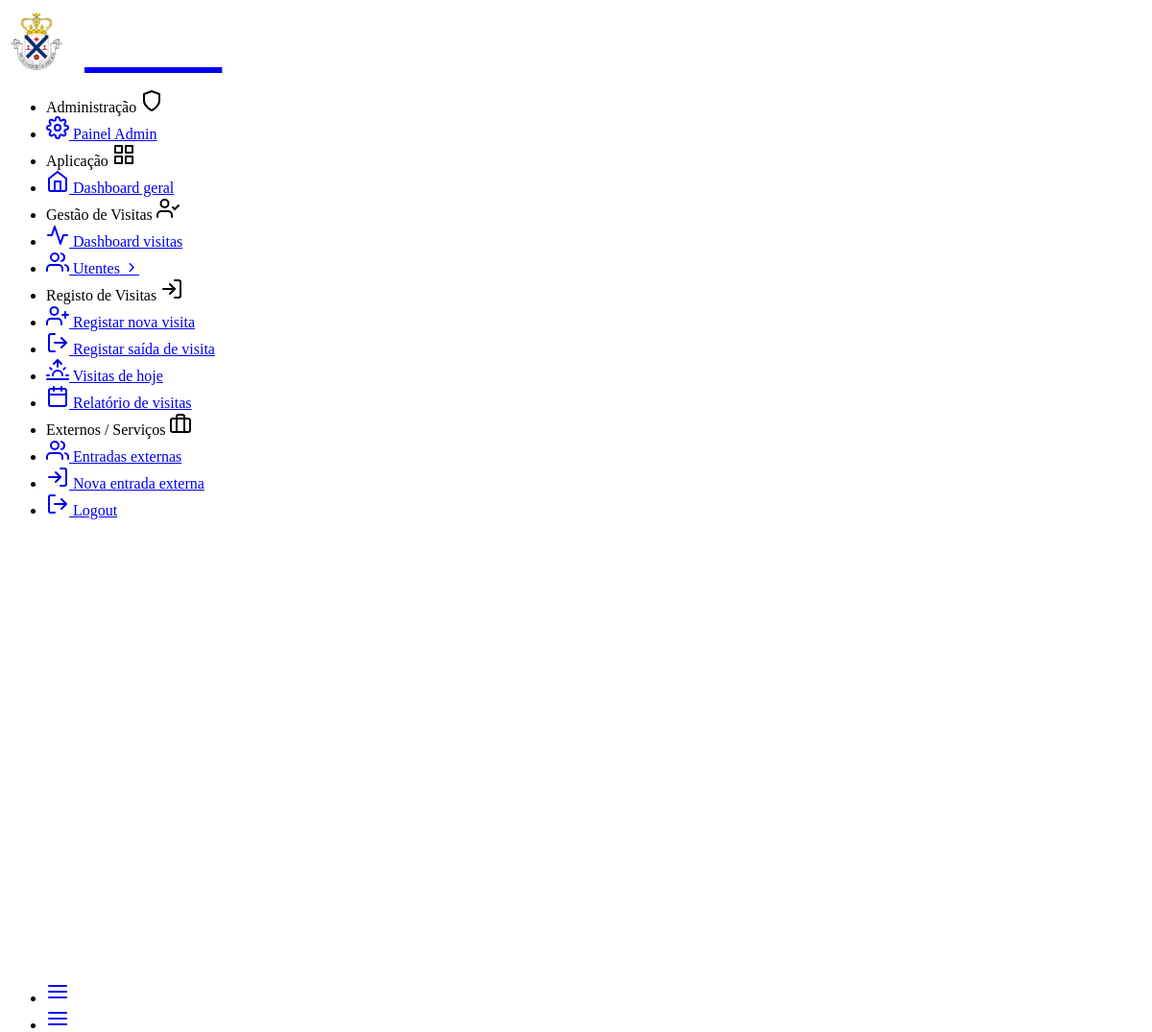
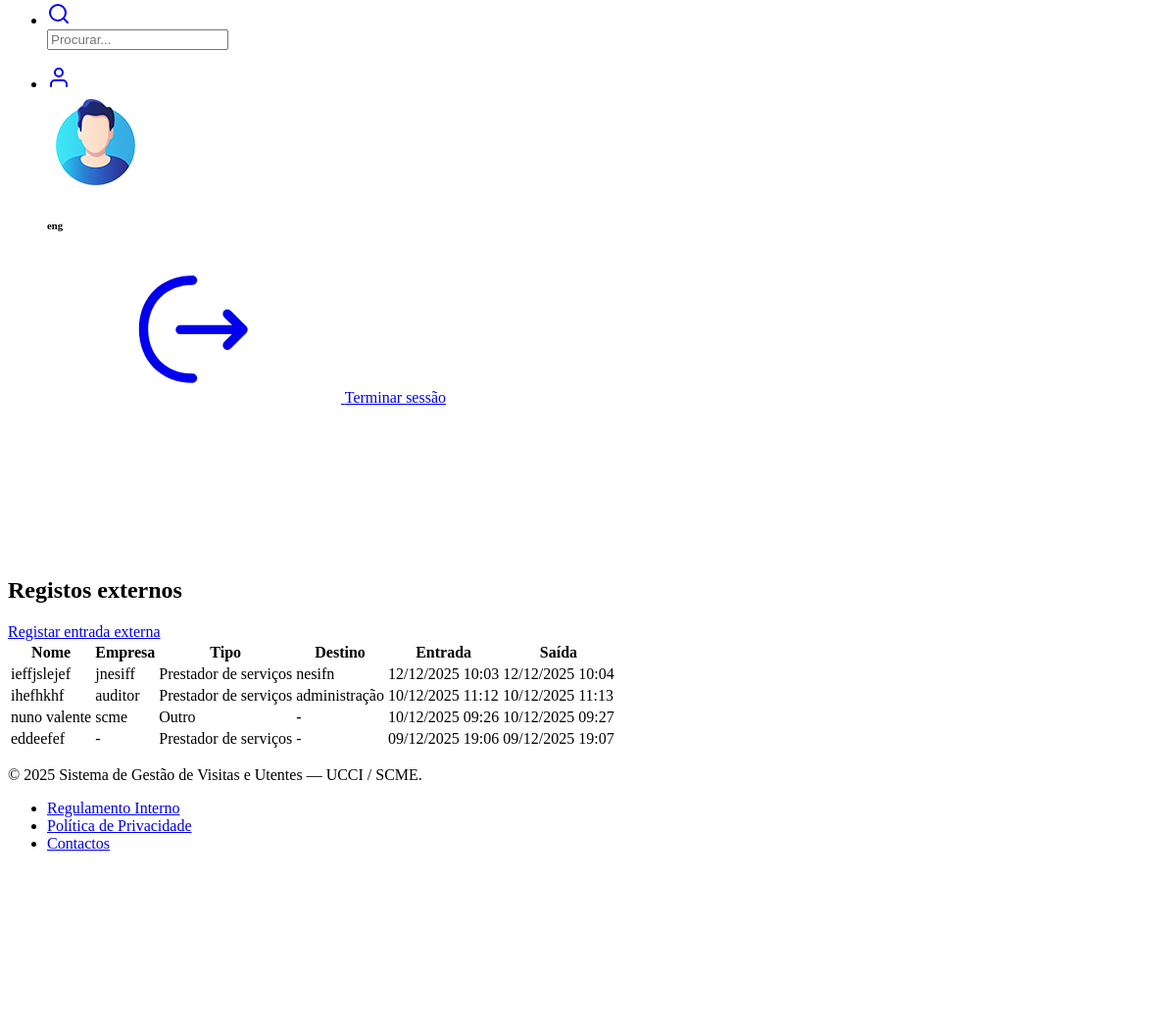
/visitas/externos/ (signed in), run on the app's committed database (2 pictures, top to bottom).
### visitas/models.py (models this page shows, shortened)
class Externo(models.Model):
    tipo_externo = models.CharField(
        max_length=5, choices=TipoExterno.choices, default=TipoExterno.SERVICO
    )
    nome = models.CharField(max_length=200)
    empresa = models.CharField(max_length=150, blank=True, null=True)
    documento_identificacao = models.CharField(max_length=100, blank=True, null=True)
    telefone = models.CharField(max_length=20, blank=True, null=True)
    destino = models.CharField(max_length=150, blank=True, null=True)
    data_hora_entrada = models.DateTimeField(default=timezone.now)
    data_hora_saida = models.DateTimeField(blank=True, null=True)
    motivo = models.CharField(max_length=200, blank=True, null=True)
    observacoes = models.TextField(blank=True, null=True)
    registado_por = models.ForeignKey(
        User, on_delete=models.SET_NULL, blank=True, null=True,
        related_name="externos_registados"
    )
    criado_em = models.DateTimeField(auto_now_add=True)
    atualizado_em = models.DateTimeField(auto_now=True)
    class Meta:
        ordering = ["-data_hora_entrada"]
    @property
    def em_curso(self):
        return self.data_hora_saida is None

### visitas/views.py (the view)
# urls.py: path("externos/", views.lista_externos, name="lista_externos"),
@login_required
def lista_externos(request):
    externos = Externo.objects.all().order_by("-data_hora_entrada")
    return render(request, "visitas/lista_externos.html", {
        "externos": externos,
    })

### templates/visitas/lista_externos.html (shortened to what this page needs)
{% extends "layouts/base.html" %}
{% block content %}
<div class="pc-container">
  <div class="pc-content">
    <div class="d-flex justify-content-between align-items-center mb-3">
      <h2 class="mb-0">Registos externos</h2>
      <a href="{% url 'visitas:registar_entrada_externo' %}" class="btn btn-primary">
        Registar entrada externa
      </a>
    </div>
    <div class="card">
      <div class="card-body table-responsive">
        <table class="table table-hover mb-0">
          <thead>
            <tr>
              <th>Nome</th>
              <th>Empresa</th>
              <th>Tipo</th>
              <th>Destino</th>
              <th>Entrada</th>
              <th>Saída</th>
              <th style="width: 150px;"></th>
            </tr>
          </thead>
          <tbody>
            {% for e in externos %}
            <tr>
              <td>{{ e.nome }}</td>
              <td>{{ e.empresa|default:"-" }}</td>
              <td>{{ e.get_tipo_externo_display }}</td>
              <td>{{ e.destino|default:"-" }}</td>
              <td>{{ e.data_hora_entrada|date:"d/m/Y H:i" }}</td>
              <td>
                {% if e.data_hora_saida %}
                  {{ e.data_hora_saida|date:"d/m/Y H:i" }}
                {% else %}
                  <span class="text-danger">Em curso</span>
                {% endif %}
              </td>
              <td class="text-end">
              </td>
            </tr>
            {% empty %}
            <tr>
              <td colspan="7" class="text-center">Nenhum registo externo.</td>
            </tr>
            {% endfor %}
          </tbody>
        </table>
      </div>
    </div>
  </div>
</div>
{% endblock %}

### templates/layouts/base.html (shortened to what this page needs)
<!DOCTYPE html>
{% load i18n static admin_datta %}
{% get_current_language as LANGUAGE_CODE %}
{% get_current_language_bidi as LANGUAGE_BIDI %}
{% get_direction as direction %}
{% get_admin_setting as admin_setting %}
<html lang="en">
  <head>
    {% include "includes/head.html" %}
  </head>
  <body data-pc-preset="preset-1" data-pc-sidebar-caption="true" data-pc-direction="ltr" data-pc-theme="light">
    {% block sidebar %}
        {% include "includes/sidebar.html" %}
    {% endblock sidebar %}
    {% block navigation %}
      {% include "includes/navigation.html" %}
    {% endblock navigation %}
    {% block content %}{% endblock content %}
    {% block footer %}
      {% include "includes/footer.html" %}
    {% endblock footer %}
  </body>
</html>

### templates/includes/head.html (shortened to what this page needs)
{% load static %}
<link rel="stylesheet" href="{% static "assets/fonts/tabler-icons.min.css" %}" >
<link rel="stylesheet" href="{% static "assets/fonts/feather.css" %}" >
<link rel="stylesheet" href="{% static "assets/fonts/fontawesome.css" %}" >
<link rel="stylesheet" href="{% static "assets/fonts/material.css" %}" >
<link rel="stylesheet" href="{% static "assets/css/style.css" %}" id="main-style-link" >
<link rel="stylesheet" href="{% static "assets/css/style-preset.css" %}" >
<link rel="stylesheet" href="{% static "assets/css/custom.css" %}" >

### templates/includes/sidebar.html (shortened to what this page needs)
{% load i18n static admin_datta %}
<nav class="pc-sidebar">
  <div class="navbar-wrapper">
    <div class="m-header">
      <a href="{% url 'index' %}" class="b-brand text-primary">
        <div style="display: flex; align-items: center;">
          <img src="{% static 'assets/images/Logo SCME.png' %}"
               alt="logo"
               style="width: 60px; height: 60px; object-fit: contain;">
          <span style="
                margin-left: 20px;
                color: white;
                font-weight: normal;
                font-size: 60px;
                position: relative;
                top: 5px;
            ">
            UCCI
          </span>
        </div>
      </a>
    </div>
    <div class="navbar-content">
      <ul class="pc-navbar">
        {% if request.user.is_superuser %}
        <li class="pc-item pc-caption">
          <label>Administração</label>
          <i data-feather="shield"></i>
        </li>
        <li class="pc-item">
          <a href="{% url 'admin:index' %}" class="pc-link">
            <span class="pc-micon"><i data-feather="settings"></i></span>
            <span class="pc-mtext">Painel Admin</span>
          </a>
        </li>
        {% endif %}
        <li class="pc-item pc-caption">
          <label>Aplicação</label>
          <i data-feather="grid"></i>
        </li>
        <li class="pc-item">
          <a href="{% url 'index' %}" class="pc-link">
            <span class="pc-micon"><i data-feather="home"></i></span>
            <span class="pc-mtext">Dashboard geral</span>
          </a>
        </li>
        <li class="pc-item pc-caption">
          <label>Gestão de Visitas</label>
          <i data-feather="user-check"></i>
        </li>
        <li class="pc-item">
          <a href="{% url 'visitas:dashboard_visitas' %}" class="pc-link">
            <span class="pc-micon"><i data-feather="activity"></i></span>
            <span class="pc-mtext">Dashboard visitas</span>
          </a>
        </li>
        <li class="pc-item pc-hasmenu">
          <a href="#!" class="pc-link">
            <span class="pc-micon"><i data-feather="users"></i></span>
            <span class="pc-mtext">Utentes</span>
            <span class="pc-arrow"><i class="ti ti-chevron-right"></i></span>
          </a>
        </li>
        <li class="pc-item pc-caption">
          <label>Registo de Visitas</label>
          <i data-feather="log-in"></i>
        </li>
        <li class="pc-item">
          <a href="{% url 'visitas:escolher_utente_para_visita' %}" class="pc-link">
            <span class="pc-micon"><i data-feather="user-plus"></i></span>
            <span class="pc-mtext">Registar nova visita</span>
          </a>
        </li>
        <li class="pc-item">
          <a href="{% url 'visitas:visitas_ativas' %}" class="pc-link">
            <span class="pc-micon"><i data-feather="log-out"></i></span>
            <span class="pc-mtext">Registar saída de visita</span>
          </a>
        </li>
        <li class="pc-item">
          <a href="{% url 'visitas:visitas_hoje' %}" class="pc-link">
            <span class="pc-micon"><i data-feather="sunrise"></i></span>
            <span class="pc-mtext">Visitas de hoje</span>
          </a>
        </li>
        <li class="pc-item">
          <a href="{% url 'visitas:visitas_relatorio' %}" class="pc-link">
            <span class="pc-micon"><i data-feather="calendar"></i></span>
            <span class="pc-mtext">Relatório de visitas</span>
          </a>
        </li>
        <li class="pc-item pc-caption">
          <label>Externos / Serviços</label>
          <i data-feather="briefcase"></i>
        </li>
        <li class="pc-item">
          <a href="{% url 'visitas:lista_externos' %}" class="pc-link">
            <span class="pc-micon"><i data-feather="users"></i></span>
            <span class="pc-mtext">Entradas externas</span>
          </a>
        </li>
        <li class="pc-item">
          <a href="{% url 'visitas:registar_entrada_externo' %}" class="pc-link">
            <span class="pc-micon"><i data-feather="log-in"></i></span>
            <span class="pc-mtext">Nova entrada externa</span>
          </a>
        </li>
        {% if request.user.is_authenticated %}
        <li class="pc-item">
          <a href="{% url 'logout' %}" class="pc-link">
            <span class="pc-micon"><i data-feather="log-out"></i></span>
            <span class="pc-mtext">Logout</span>
          </a>
        </li>
        {% endif %}
      </ul>
    </div>
  </div>
</nav>

### templates/includes/navigation.html (shortened to what this page needs)
{% load static %}
<header class="pc-header">
  <div class="header-wrapper">
    <div class="me-auto pc-mob-drp">
      <ul class="list-unstyled mb-0 d-flex align-items-center">
        <li class="pc-h-item pc-sidebar-collapse">
          <a href="#" class="pc-head-link ms-0" id="sidebar-hide">
            <i data-feather="menu"></i>
          </a>
        </li>
        <li class="pc-h-item pc-sidebar-popup">
          <a href="#" class="pc-head-link ms-0" id="mobile-collapse">
            <i data-feather="menu"></i>
          </a>
        </li>
        <li class="dropdown pc-h-item">
          <a
            class="pc-head-link dropdown-toggle arrow-none m-0 trig-drp-search"
            data-bs-toggle="dropdown"
            href="#"
            role="button"
            aria-haspopup="false"
            aria-expanded="false"
          >
            <i data-feather="search"></i>
          </a>
          <div class="dropdown-menu pc-h-dropdown drp-search">
            <form class="px-3 py-2">
              <input
                type="search"
                class="form-control border-0 shadow-none"
                placeholder="Procurar..."
              />
            </form>
          </div>
        </li>
      </ul>
    </div>
    <div class="ms-auto">
      <ul class="list-unstyled mb-0 d-flex align-items-center">
        <li class="dropdown pc-h-item header-user-profile">
          <a
            class="pc-head-link dropdown-toggle arrow-none me-0"
            data-bs-toggle="dropdown"
            href="#"
            role="button"
            aria-haspopup="false"
            data-bs-auto-close="outside"
            aria-expanded="false"
          >
            <i data-feather="user"></i>
          </a>
          <div class="dropdown-menu dropdown-user-profile dropdown-menu-end pc-h-dropdown p-0 overflow-hidden">
            <div class="dropdown-header d-flex align-items-center justify-content-between bg-primary">
              <div class="d-flex my-2">
                <div class="flex-shrink-0">
                  <img
                    src="{% static 'assets/images/user/avatar-2.jpg' %}"
                    alt="user-image"
                    class="user-avtar wid-35"
                  />
                </div>
                <div class="flex-grow-1 ms-3">
                  {% if request.user.is_authenticated %}
                    <h6 class="text-white mb-1">
                      {{ request.user.get_full_name|default:request.user.username }}
                    </h6>
                  {% else %}
                    <h6 class="text-white mb-1">Utilizador não autenticado</h6>
                  {% endif %}
                </div>
              </div>
            </div>
            <div class="dropdown-body">
              <div
                class="profile-notification-scroll position-relative"
                style="max-height: calc(100vh - 225px)"
              >
                <div class="d-grid my-2 px-3 pb-3">
                  {% if request.user.is_authenticated %}
                    <a href="{% url 'logout' %}" class="btn btn-primary">
                      <svg class="pc-icon me-2">
                        <use xlink:href="#custom-logout-1-outline"></use>
                      </svg>
                      Terminar sessão
                    </a>
                  {% endif %}
                </div>
              </div>
            </div>
          </div>
        </li>
      </ul>
    </div>
  </div>
</header>

### templates/includes/footer.html
<footer class="pc-footer">
    <div class="footer-wrapper container-fluid">
      <div class="row">
        <div class="col my-1">
          <p class="m-0">
            &copy; {{ now|default:"2025" }} Sistema de Gestão de Visitas e Utentes — UCCI / SCME.
          </p>
        </div>
        <div class="col-auto my-1">
          <ul class="list-inline footer-link mb-0">
            <li class="list-inline-item">
              <a href="#">Regulamento Interno</a>
            </li>
            <li class="list-inline-item">
              <a href="#">Política de Privacidade</a>
            </li>
            <li class="list-inline-item">
              <a href="#">Contactos</a>
            </li>
          </ul>
        </div>
      </div>
    </div>
</footer>

### templates/includes/scripts.html (shortened to what this page needs)
{% load static %}

### data on the page
Externo: nome "ieffjslejef", empresa "jnesiff", tipo_externo "Prestador de serviços", destino "nesifn", data_hora_entrada "12/12/2025 10:03", data_hora_saida "12/12/2025 10:04"
Externo: nome "ihefhkhf", empresa "auditor", tipo_externo "Prestador de serviços", destino "administração", data_hora_entrada "10/12/2025 11:12", data_hora_saida "10/12/2025 11:13"
Externo: nome "nuno valente", empresa "scme", tipo_externo "Outro", destino "-", data_hora_entrada "10/12/2025 09:26", data_hora_saida "10/12/2025 09:27"
Externo: nome "eddeefef", empresa "-", tipo_externo "Prestador de serviços", destino "-", data_hora_entrada "09/12/2025 19:06", data_hora_saida "09/12/2025 19:07"

### other printed values
{{ request.user.get_full_name|default:request.user.username }} "eng"
{{ now|default:"2025" }} "2025"
